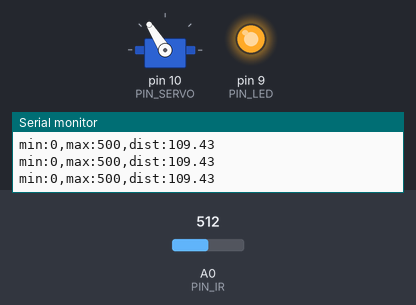
A sketch run on a simulated Arduino Uno, built with avr-gcc and run on an emulated ATmega328P. Shown: servo, output pins drawn as LEDs (lit = HIGH), the last lines printed to the serial monitor. Inputs (shaded band) come from the test bench; at power-on: A0 (PIN_IR) = 512.

Above: at 1.2 s.
1.3 s: A0 (PIN_IR) set to 322
2.8 s: A0 (PIN_IR) set to 297
At 3.5 s:
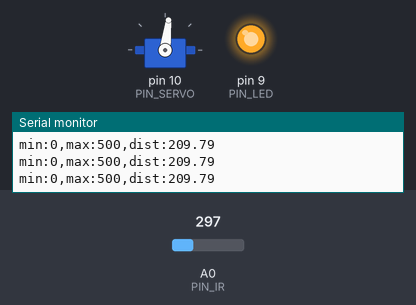
4.3 s: A0 (PIN_IR) set to 370
At 5.1 s:
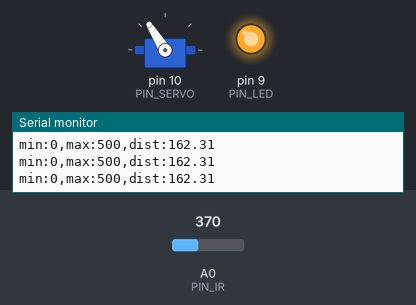
5.8 s: A0 (PIN_IR) set to 306
At 6.8 s:
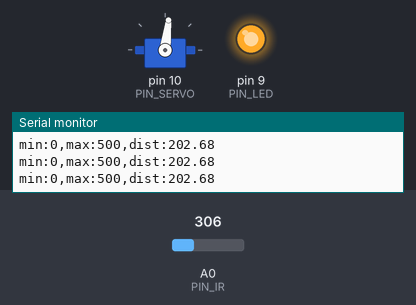
Timing chart, 0 to 8.3 s (numbered marks = the images above; inputs shaded):
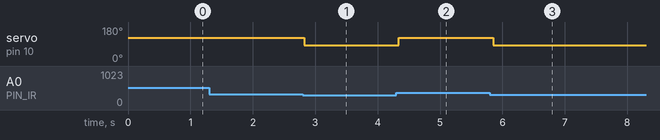

The sketch:

21_bbc_20212999.ino
```cpp
#include <Servo.h>

// Arduino pin assignment
#define PIN_IR A0
#define PIN_LED 9
#define PIN_SERVO 10

// configurable parameters
#define _DUTY_MIN 553 // servo full clockwise position (0 degree)
#define _DUTY_NEU 1476 // servo neutral position (90 degree)
#define _DUTY_MAX 2399 // servo full counterclockwise position (180 degree)

#define _POS_START (_DUTY_MIN + 100)
#define _POS_END (_DUTY_MAX - 100)

#define _SERVO_SPEED 60 // servo speed limit (unit: degree/second)
#define SND_VEL 346.0 // sound velocity at 24 celsius degree (unit: m/s)
#define INTERVAL 25 // sampling interval (unit: ms)
#define _DIST_MIN 180 // minimum distance to be measured (unit: mm)
#define _DIST_MAX 360 // maximum distance to be measured (unit: mm)
#define Alpha 0.5 // ema의 기준 값


// global variables
unsigned long last_sampling_time; // unit: ms
int duty_chg_per_interval; // maximum duty difference per interval
int toggle_interval, toggle_interval_cnt;
float pause_time; // unit: sec
Servo myservo;

float timeout; // unit: us
float dist_min, dist_max, dist_raw, dist_prev, dist_ema, last_ema, dist_target; // unit: mm
float alpha; // ema의 기준을 정하는 데 사용
float _DUTY_ANGLE; // 거리에 비례하여 변하는 서보모터의 각도를 위한 값
int duty_target, duty_curr;
float scale; // used for pulse duration to distance conversion

void setup() {
// initialize GPIO pins
  pinMode(PIN_LED,OUTPUT);
  digitalWrite(PIN_LED, 1);

  myservo.attach(PIN_SERVO);
  myservo.writeMicroseconds(_DUTY_NEU);

// initialize serial port
  Serial.begin(57600);

// convert angle speed into duty change per interval.
  duty_chg_per_interval = (float)(_DUTY_MAX - _DUTY_MIN) * _SERVO_SPEED / 180 * INTERVAL / 1000;

// remove next three lines after finding answers
//  Serial.print("duty_chg_per_interval:");
//  Serial.println(duty_chg_per_interval);
//  while(1) {}

// initialize USS related variables
  dist_min = _DIST_MIN;
  dist_max = _DIST_MAX;
  dist_ema = 0;
  timeout = (INTERVAL / 2) * 1000.0; // precalculate pulseIn() timeout value. (unit: us)
  dist_raw = dist_prev = 0.0; // raw distance output from USS (unit: mm)
  scale = 0.001 * 0.5 * SND_VEL;
  alpha = Alpha;
  dist_target = 0.0;
// initialize last sampling time
  last_sampling_time = 0;
}

float ir_distance(void){ // return value unit: mm
  float val;
  float volt = float(analogRead(PIN_IR));
  val = ((6762.0/(volt-9.0))-4.0) * 10.0;
  return val;
}

void loop() {
  dist_raw = ir_distance();

  float dist_cali = 100+300/(350-85) * ( dist_raw - 85);
  Serial.print("min:0,max:500,dist:");
  Serial.println(dist_cali);

  dist_ema = alpha * dist_cali + (1 - alpha)* last_ema;
  last_ema = dist_ema;

  if(dist_cali >= 200.0){

    myservo.writeMicroseconds(1400);
    delay(100);
  }
  else{

    myservo.writeMicroseconds(1800);
    delay(100);
  }

}
```

Measured:
- the behaviour switches between 310 and 309 on A0 (PIN_IR) (found by bisection; images 0 and 1)
- after the input at 2.8 s, servo on pin 10 (PIN_SERVO): 122° → 83° at once
- after the input at 4.3 s, servo on pin 10 (PIN_SERVO): 83° → 122° at once
- after the input at 5.8 s, servo on pin 10 (PIN_SERVO): 122° → 83° after 0.05 s
